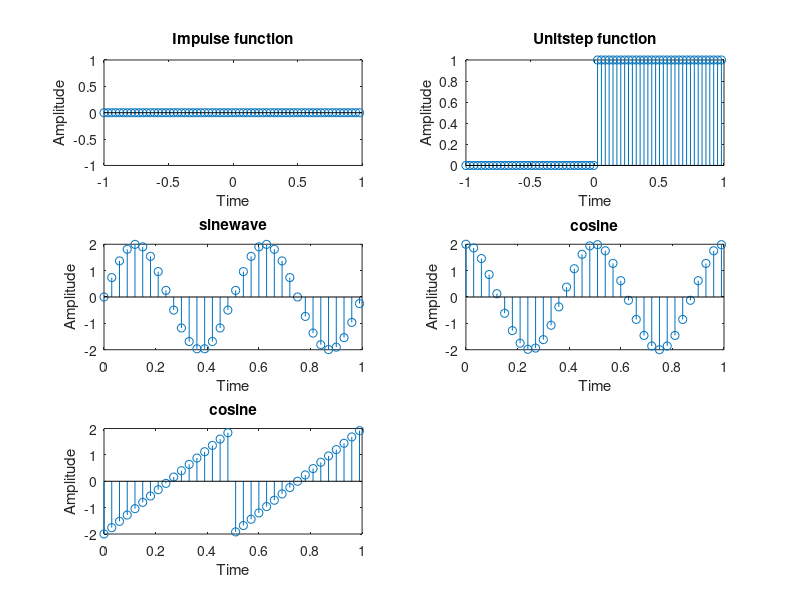

MATLAB code for this plot:
%Lab report
%Aim:
%Program:
%Output:

%Aim: Generation of discrete time sequence of
%1) unit impulse signal
%2) unit step signal
%3) sin signal
%4) cosine
%5) sawtooth

%Impulse signal
t=[-1:0.03:1];
impulse=t==0;
subplot(3,2,1);
stem(t,impulse);
title('Impulse function');
xlabel('Time');
ylabel('Amplitude')

%Unit step
t=[-1:0.03:1];
unitstep=t>=0;
subplot(3,2,2);
stem(t,unitstep);
title('Unitstep function');
xlabel('Time');
ylabel('Amplitude')

%sin signal
t=[0:0.03:1];
y= 2*sin(2*pi*2*t);
subplot(3,2,3);
stem(t,y);
title('sinewave');
xlabel('Time');
ylabel('Amplitude')

%Cosine
t=[0:0.03:1];
y= 2*cos(2*pi*2*t);
subplot(3,2,4);
stem(t,y);
title('cosine');
xlabel('Time');
ylabel('Amplitude')

%sawtooth
t=[0:0.03:1];
y= 2*sawtooth(2*pi*2*t);
subplot(3,2,5);
stem(t,y);
title('cosine');
xlabel('Time');
ylabel('Amplitude')